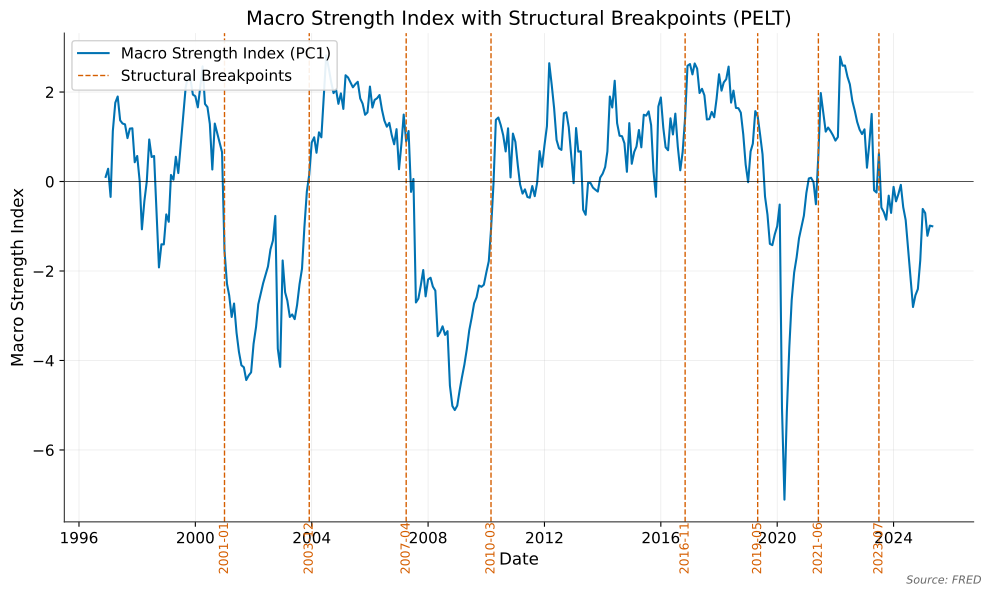

The Python source for this figure:
"""Macro Strength Index with PELT Structural Breakpoints"""
import matplotlib.pyplot as plt
import pandas as pd
from pathlib import Path
import sys

sys.path.insert(0, str(Path(__file__).parent.parent))

from utils import apply_style, get_color, load_data, load_breakpoints, save_to_script_dir

apply_style()


def main():
    # Load PCA components
    df = load_data('pca_components.csv')
    macro_index = df['PC1']

    # Load breakpoints
    breakpoints = load_breakpoints()
    break_dates = [pd.to_datetime(d) for d in breakpoints['macro_index']['dates']]

    fig, ax = plt.subplots(figsize=(10, 6))

    ax.plot(macro_index.index, macro_index.values, label='Macro Strength Index (PC1)',
            color=get_color('macro'), linewidth=1.5)

    # Plot breakpoints
    for i, date in enumerate(break_dates):
        label = 'Structural Breakpoints' if i == 0 else None
        ax.axvline(x=date, color=get_color('breakpoint'), linestyle='--', linewidth=1, label=label)
        y_pos = macro_index.min() - 0.5
        ax.text(date, y_pos, date.strftime('%Y-%m'), rotation=90, ha='center',
                va='top', fontsize=9, color=get_color('breakpoint'))

    ax.set_xlabel('Date')
    ax.set_ylabel('Macro Strength Index')
    ax.set_title('Macro Strength Index with Structural Breakpoints (PELT)')
    ax.legend(loc='upper left')
    ax.grid(True, alpha=0.3)
    ax.axhline(y=0, color='black', linestyle='-', linewidth=0.5)

    save_to_script_dir(fig, __file__, source_text="Source: FRED")


if __name__ == '__main__':
    main()
